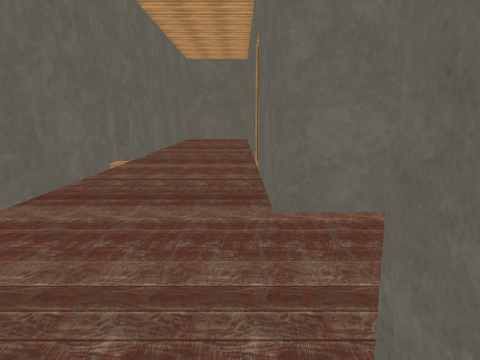
[1] (above)

21 first-person views from a walk through a scene from a Unity 3-D project. The camera is 1.5 m above the floor, tilts 10° down and sees 70° across. The floor is counted in squares, 1 m on a side. Each view is taken from the middle of a square. On the plan, view 1 faces up. The plan holds only what a view shows up to about 16 squares ahead; the rest is blank. The player character is not drawn. Some surface patterns are stand-ins.

[2]
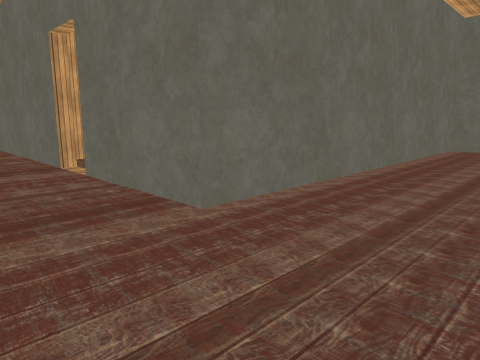

[3]
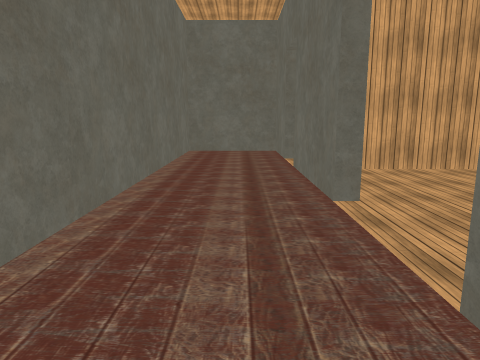

[4]
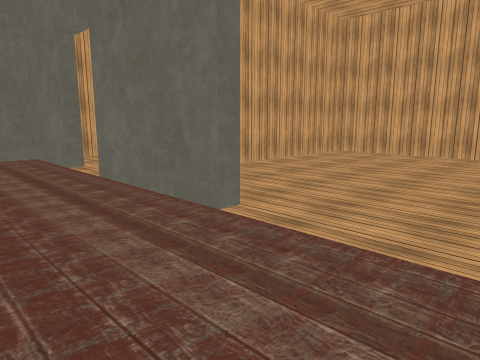

[5]
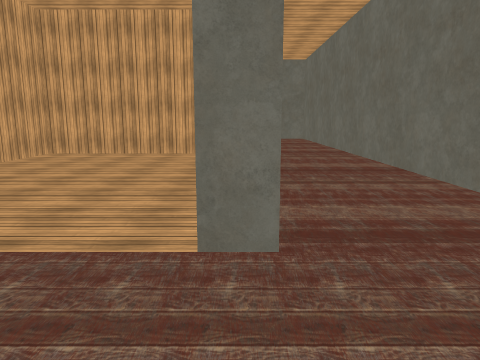

[6]
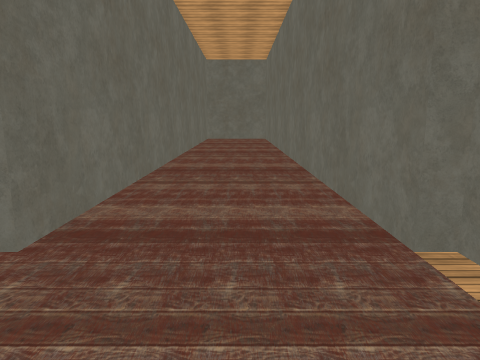

[7]
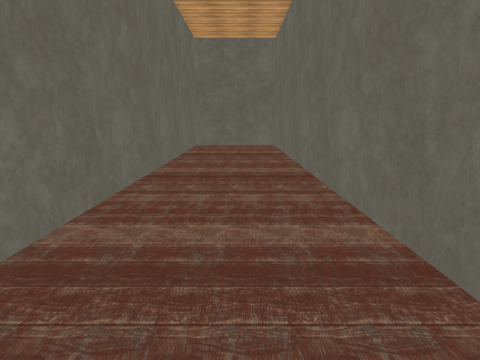

[8]
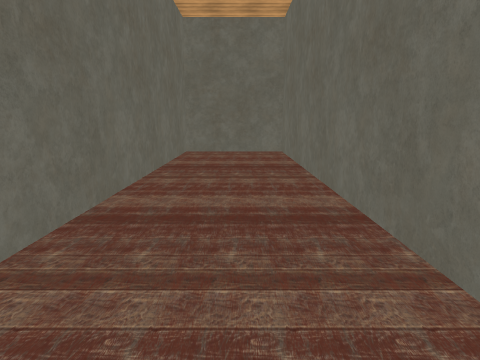

[9]
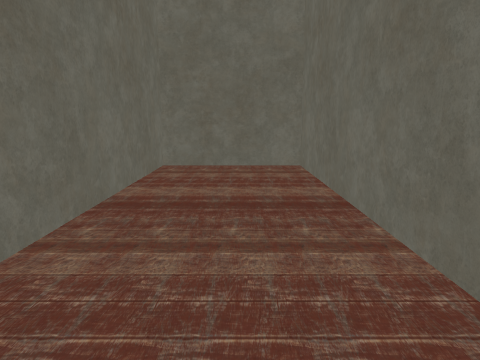

[10]
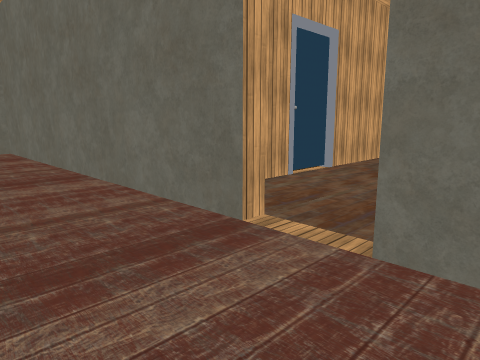

[11]
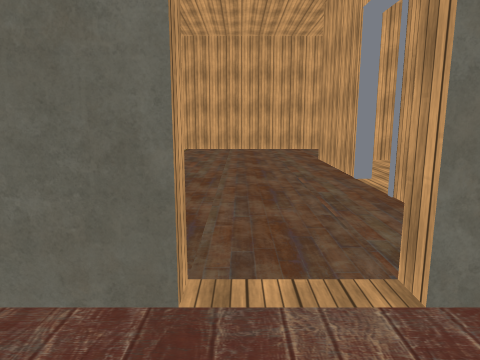

[12]
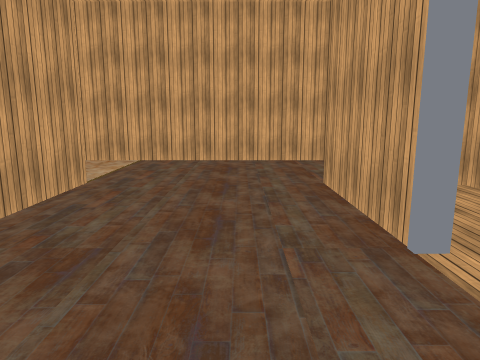

[13]
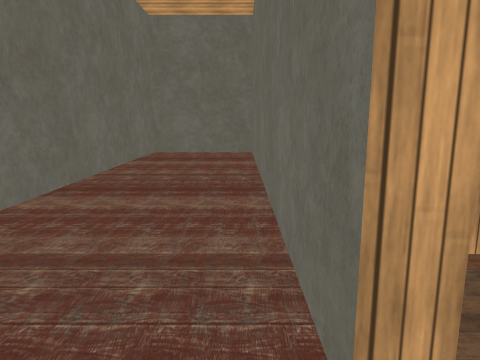

[14]
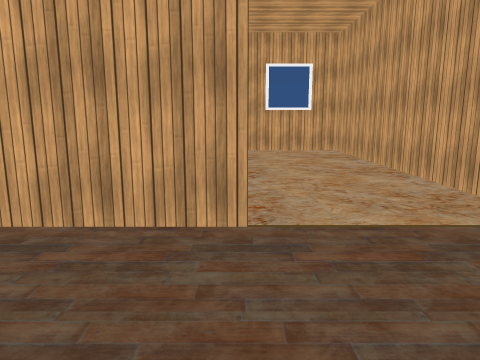

[15]
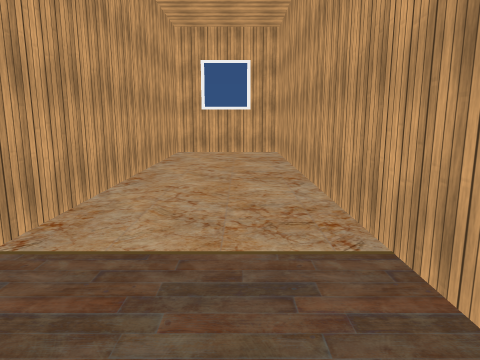

[16]
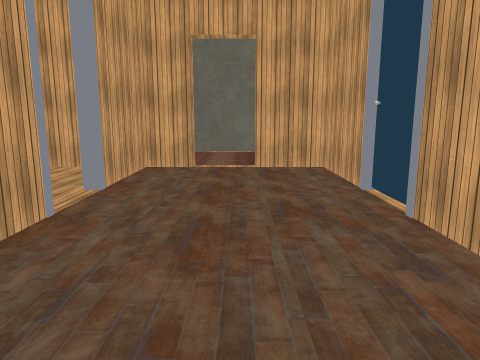

[17]
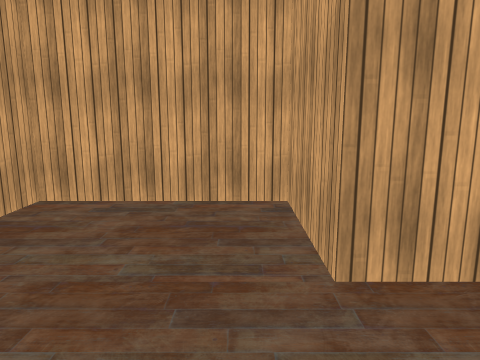

[18]
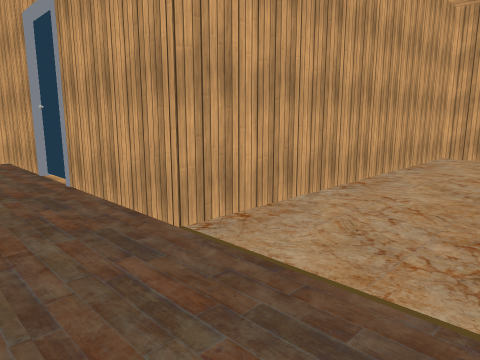

[19]
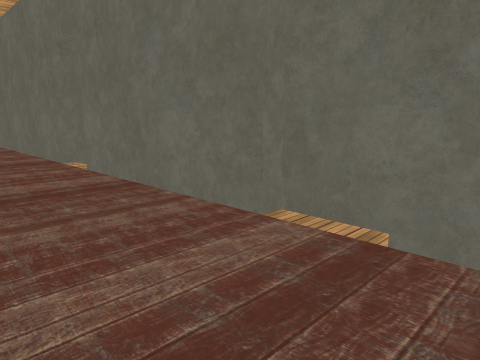

[20]
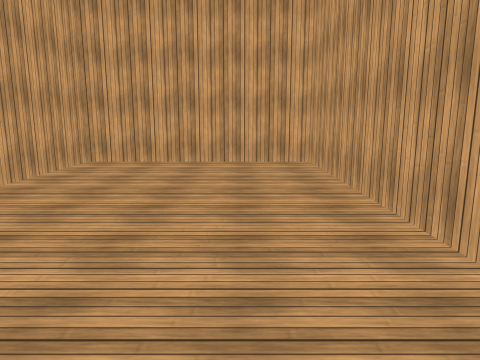

[21]
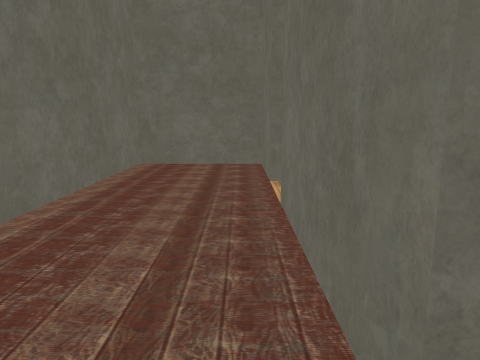

### Floor plan
Points are (right, up) in squares from view 1. A wall is a line through its corners. A room is listed if a view was taken in it or the views show most of it. See-through windows are left out.
Room 1 (views 1, 2, 3, 4, 5, 6, 7, 8, 9, 10, 11, 13, 19, 20, 21)
walls: (1.5, -1.4) (1.5, -10.3) (9.5, -10.3) (9.5, -0.8); (5.2, 0.8) (5.2, 1.3) (10.1, 1.3); (-4.5, 2.2) (-4.5, 1.3) (-4, 1.3) (-4, -22.3) (0.6, -22.3) (0.6, 1.3) (1.5, 1.3); (12.4, 1.3) (15.8, 1.3) (15.8, 6); (0.6, 12.5) (0.6, 27) (-4, 27) (-4, 12.5) (-4.5, 12.5) (-4.5, 10.5) (-4, 10.5) (-4, 3.4); (15.8, 5.5) (0.6, 5.5) (0.6, 10.5)
ways out: opening at (1, 11.5) to room 2; opening at (11.5, 1)
Room 2 (views 12, 14, 15, 16, 17, 18)
walls: (6.4, 14.9) (5, 14.9); (6.7, 8.5) (6.7, 9) (11.1, 9) (11.1, 5.7) (15.7, 5.7); (15.8, 6) (15.8, 27) (11.1, 27) (11.1, 14.7) (1.1, 14.7) (1.1, 12.5) (0.6, 12.5); (0.6, 10.5) (1.1, 10.5) (1.1, 9) (4.7, 9) (4.7, 8.6)
ways out: opening at (1, 11.5) to room 1; opening at (5.5, 9) to room 3
Room 3 (no view inside)
walls: (1.1, 7) (1.1, 5.9); (10.9, 5.7) (10.9, 7)
ways out: opening at (5.5, 9) to room 2

Where each view was taken, in squares from view 1:
view 1: 0 up, 0 right, facing up
view 2: 1 up, 3 left, facing up-right
view 3: 3 up, 1 left, facing right
view 4: 5 up, 1 right, facing down-right
view 5: 5 up, 1 right, facing down
view 6: 5 up, 2 left, facing down
view 7: 2 down, 2 left, facing down
view 8: 6 down, 2 left, facing down
view 9: 11 down, 2 left, facing down
view 10: 9 up, 3 left, facing up-right
view 11: 12 up, 2 left, facing right
view 12: 11 up, 3 right, facing right
view 13: 11 up, 0 right, facing up
view 14: 10 up, 11 right, facing up
view 15: 11 up, 14 right, facing up
view 16: 12 up, 12 right, facing left
view 17: 12 up, 12 right, facing down
view 18: 12 up, 15 right, facing up-left
view 19: 14 up, 0 right, facing down-left
view 20: 2 up, 4 right, facing down
view 21: 2 up, 4 right, facing right
